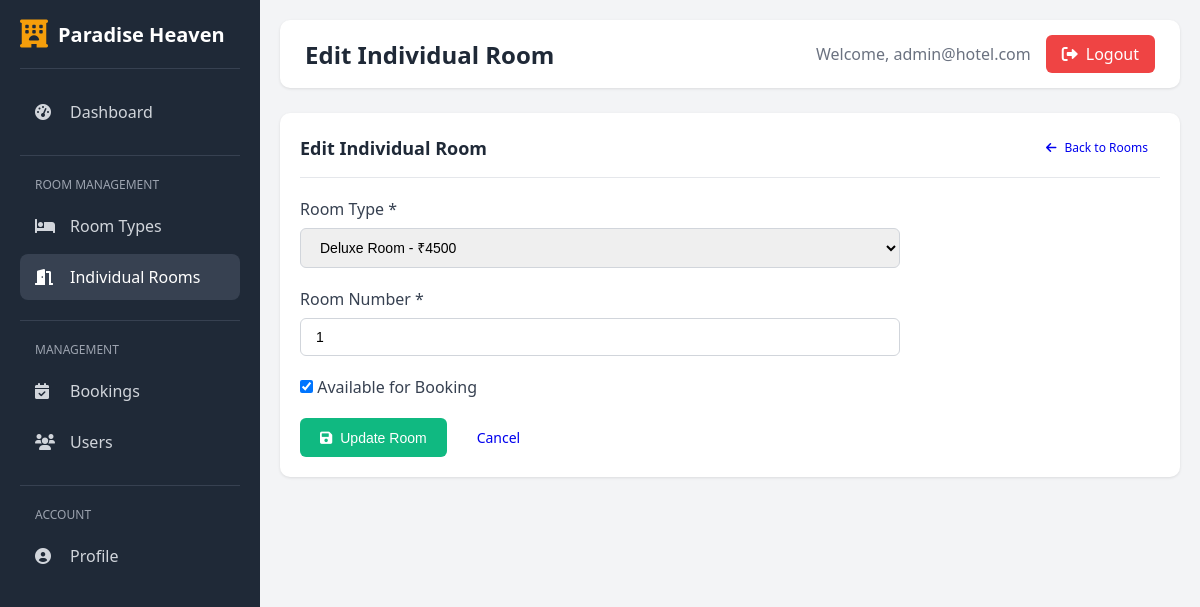
Page /custom-admin/rooms/individual/edit/1/ (signed in) on the committed database.
### custom_admin/models.py (models this page shows, shortened)
class AdminUser(AbstractBaseUser, PermissionsMixin):
    username = models.CharField(max_length=150, unique=True)
    email = models.EmailField(unique=True)
    first_name = models.CharField(max_length=100)
    last_name = models.CharField(max_length=100)
    is_active = models.BooleanField(default=True)
    is_staff = models.BooleanField(default=True)
    date_joined = models.DateTimeField(default=timezone.now)
    objects = AdminUserManager()
    USERNAME_FIELD = 'username'
    REQUIRED_FIELDS = ['email', 'first_name', 'last_name']
    class Meta:
        verbose_name = 'Admin User'
        verbose_name_plural = 'Admin Users'

### motel/models.py (models this page shows, shortened)
class Room(models.Model):
    room_type = models.ForeignKey(Rooms,on_delete=models.CASCADE)
    room_number = models.IntegerField()
    is_available = models.BooleanField(default=True)

class Rooms(models.Model):
    room_name = models.CharField(max_length=255)
    room_des = models.TextField()
    room_price = models.IntegerField()
    room_facilities = models.TextField(default="WiFi,TV,AC")
    room_image = models.ImageField(upload_to='rooms/', blank=True, null=True)
    number_of_rooms = models.IntegerField(default=1, help_text="Number of rooms available in this category")

### custom_admin/views.py (the view)
# urls.py: path('rooms/individual/edit/<int:room_id>/', views.edit_individual_room, name='edit_individual_room'),
@login_required(login_url='admin_login')
def edit_individual_room(request, room_id):
    from motel.models import Rooms as RoomTypes
    room = Room.objects.get(id=room_id)
    if request.method == 'POST':
        form = IndividualRoomForm(request.POST, instance=room)
        if form.is_valid():
            form.save()
            messages.success(request, 'Room updated successfully!')
            return redirect('manage_individual_rooms')
    else:
        form = IndividualRoomForm(instance=room)
    room_types = RoomTypes.objects.all()
    return render(request, 'custom_admin/rooms/edit_individual.html', {
        'form': form,
        'room': room,
        'room_types': room_types
    })

### custom_admin/forms.py
class IndividualRoomForm(forms.ModelForm):
    class Meta:
        from motel.models import Room
        model = Room
        fields = ['room_type', 'room_number', 'is_available']
        widgets = {
            'room_type': forms.Select(attrs={'class': 'form-control'}),
            'room_number': forms.NumberInput(attrs={
                'class': 'form-control',
                'placeholder': 'Room Number'
            }),
            'is_available': forms.CheckboxInput(attrs={
                'class': 'form-check-input'
            }),
        }

### templates/custom_admin/rooms/edit_individual.html (shortened to what this page needs)
{% extends 'custom_admin/base.html' %}
{% block page_title %}Edit Individual Room{% endblock %}
{% block content %}
<div class="card">
    <div class="card-header">
        <h3>Edit Individual Room</h3>
        <a href="{% url 'manage_individual_rooms' %}" class="btn btn-secondary btn-sm">
            <i class="fas fa-arrow-left"></i> Back to Rooms
        </a>
    </div>
    <form method="POST" style="max-width: 600px;">
        <div class="form-group">
            <label for="room_type">Room Type *</label>
            <select id="room_type" name="room_type" class="form-control" required>
                {% for rt in room_types %}
                <option value="{{ rt.id }}" {% if rt.id == room.room_type.id %}selected{% endif %}>
                    {{ rt.room_name }} - ₹{{ rt.room_price }}
                </option>
                {% endfor %}
            </select>
        </div>
        <div class="form-group">
            <label for="room_number">Room Number *</label>
            <input type="number" id="room_number" name="room_number" class="form-control" value="{{ room.room_number }}" required>
        </div>
        <div class="form-group">
            <label>
                <input type="checkbox" name="is_available" {% if room.is_available %}checked{% endif %}> Available for Booking
            </label>
        </div>
        <div style="display: flex; gap: 10px;">
            <button type="submit" class="btn btn-success">
                <i class="fas fa-save"></i> Update Room
            </button>
            <a href="{% url 'manage_individual_rooms' %}" class="btn btn-secondary">
                Cancel
            </a>
        </div>
    </form>
</div>
{% endblock %}

### templates/custom_admin/base.html (shortened to what this page needs)
<!DOCTYPE html>
<html lang="en">
<head>
    <link rel="stylesheet" href="https://cdnjs.cloudflare.com/ajax/libs/font-awesome/6.0.0/css/all.min.css">
</head>
<body>
    <div class="sidebar">
        <div class="sidebar-header">
            <i class="fas fa-hotel"></i>
            <h1>Paradise Heaven</h1>
        </div>
        <nav class="sidebar-nav">
            <a href="{% url 'admin_dashboard' %}" class="nav-item {% if request.resolver_match.url_name == 'admin_dashboard' %}active{% endif %}">
                <i class="fas fa-tachometer-alt"></i>
                <span>Dashboard</span>
            </a>
            <div class="nav-section">
                <div class="nav-section-title">Room Management</div>
                <a href="{% url 'manage_rooms' %}" class="nav-item {% if 'rooms' in request.resolver_match.url_name %}active{% endif %}">
                    <i class="fas fa-bed"></i>
                    <span>Room Types</span>
                </a>
                <a href="{% url 'manage_individual_rooms' %}" class="nav-item {% if 'individual' in request.resolver_match.url_name %}active{% endif %}">
                    <i class="fas fa-door-open"></i>
                    <span>Individual Rooms</span>
                </a>
            </div>
            <div class="nav-section">
                <div class="nav-section-title">Management</div>
                <a href="{% url 'manage_bookings' %}" class="nav-item {% if 'bookings' in request.resolver_match.url_name %}active{% endif %}">
                    <i class="fas fa-calendar-check"></i>
                    <span>Bookings</span>
                </a>
                <a href="{% url 'manage_users' %}" class="nav-item {% if 'users' in request.resolver_match.url_name %}active{% endif %}">
                    <i class="fas fa-users"></i>
                    <span>Users</span>
                </a>
            </div>
            <div class="nav-section">
                <div class="nav-section-title">Account</div>
                <a href="{% url 'admin_profile' %}" class="nav-item {% if 'profile' in request.resolver_match.url_name %}active{% endif %}">
                    <i class="fas fa-user-circle"></i>
                    <span>Profile</span>
                </a>
            </div>
        </nav>
    </div>
    <div class="main-content">
        <div class="top-bar">
            <h2>{% block page_title %}Dashboard{% endblock %}</h2>
            <div class="user-info">
                <span>Welcome, {{ request.user.username }}</span>
                <a href="{% url 'admin_logout' %}" class="logout-btn">
                    <i class="fas fa-sign-out-alt"></i>
                    Logout
                </a>
            </div>
        </div>
        {% block content %}{% endblock %}
    </div>
</body>
</html>

### templates/custom_admin/base.html (style rules this page uses)
* { margin: 0; padding: 0; box-sizing: border-box; }
body { font-family: 'Segoe UI', Tahoma, Geneva, Verdana, sans-serif; background-color: #f3f4f6; display: flex; min-height: 100vh; }
.sidebar { width: 260px; background-color: #1f2937; color: white; padding: 20px; display: flex; flex-direction: column; position: fixed; height: 100vh; overflow-y: auto; }
.sidebar-header { display: flex; align-items: center; padding-bottom: 20px; border-bottom: 1px solid #374151; margin-bottom: 20px; }
.sidebar-header i { font-size: 28px; color: #f59e0b; margin-right: 10px; }
.sidebar-header h1 { font-size: 20px; font-weight: 600; }
.sidebar-nav { flex: 1; }
.nav-item { display: flex; align-items: center; padding: 12px 15px; color: #d1d5db; text-decoration: none; border-radius: 8px; margin-bottom: 5px; transition: all 0.3s; }
.nav-item:hover, .nav-item.active { background-color: #374151; color: white; }
.nav-item i { width: 25px; margin-right: 10px; }
.nav-section { margin-top: 20px; padding-top: 20px; border-top: 1px solid #374151; }
.nav-section-title { font-size: 12px; text-transform: uppercase; color: #9ca3af; margin-bottom: 10px; padding-left: 15px; }
.main-content { flex: 1; margin-left: 260px; padding: 20px; }
.top-bar { display: flex; justify-content: space-between; align-items: center; background-color: white; padding: 15px 25px; border-radius: 10px; margin-bottom: 25px; box-shadow: 0 1px 3px rgba(0, 0, 0, 0.1); }
.top-bar h2 { font-size: 24px; color: #1f2937; }
.user-info { display: flex; align-items: center; gap: 15px; }
.user-info span { color: #6b7280; }
.logout-btn { background-color: #ef4444; color: white; padding: 8px 16px; border: none; border-radius: 6px; cursor: pointer; text-decoration: none; display: flex; align-items: center; gap: 8px; transition: background-color 0.3s; }
.card { background-color: white; border-radius: 10px; padding: 20px; box-shadow: 0 1px 3px rgba(0, 0, 0, 0.1); margin-bottom: 20px; }
.card-header { display: flex; justify-content: space-between; align-items: center; margin-bottom: 20px; padding-bottom: 15px; border-bottom: 1px solid #e5e7eb; }
.card-header h3 { font-size: 18px; color: #1f2937; }
.btn { padding: 10px 20px; border: none; border-radius: 6px; cursor: pointer; text-decoration: none; display: inline-flex; align-items: center; gap: 8px; font-size: 14px; transition: all 0.3s; }
.btn-success { background-color: #10b981; color: white; }
.btn-sm { padding: 6px 12px; font-size: 12px; }
.form-group { margin-bottom: 20px; }
.form-group label { display: block; margin-bottom: 8px; font-weight: 500; color: #374151; }
.form-control { width: 100%; padding: 10px 15px; border: 1px solid #d1d5db; border-radius: 6px; font-size: 14px; transition: border-color 0.3s; }

### rows in the picture
AdminUser: user.username "admin@hotel.com"
Room: room_type "Deluxe Room - ₹4500", room_number "1", is_available "☑"
